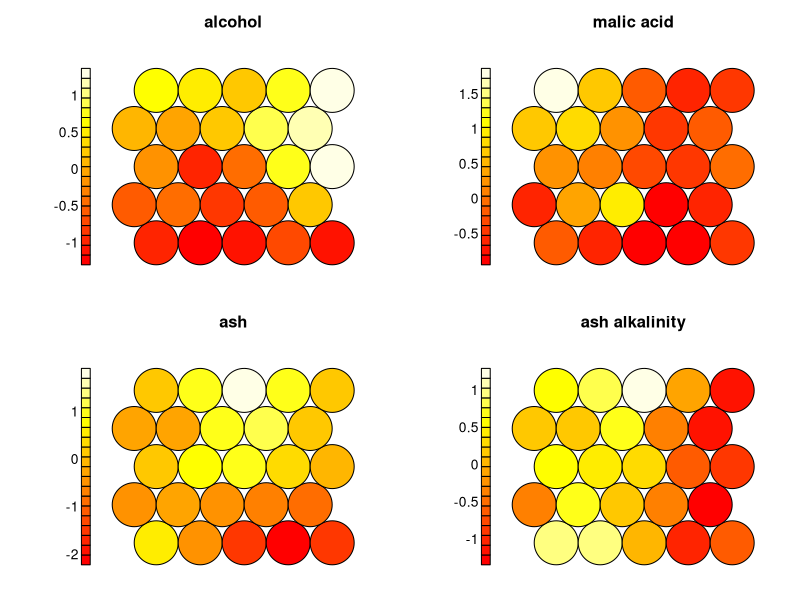

This figure's R source:
library(kohonen)
data(wines)
data <- wines
head(data)

winesdata <- scale(data)
str(winesdata)

index <- sample(1:dim(winesdata)[1],115)
trainData <- winesdata[index,]
testData <- winesdata[-index,]
# idx <- createDataPartition(winesdata$alcohol,p=.7,list = F)
# trainData <- as.list(winesdata[idx,])
# testData <- winesdata[-idx,]
# str(trainData)
# str(testData)

# set.seed(7)
# sommap <- supersom(list(measurements = scale(trainData),
#                         vintages = vintages),
#                    grid = somgrid(6, 4, "hexagonal"))
# obj.dists <- object.distances(sommap, type = "data")
# code.dists <- object.distances(sommap, type = "codes")

result <- som(trainData,grid=somgrid(5,5,'hexagonal'))
names(result)
result$unit.classif

par(mfrow=c(2,2))
result$codes
plot(result,type = 'property',property = result$codes[[1]][,1],
     main = colnames(result$codes[[1]])[1])
plot(result,type = 'property',property = result$codes[[1]][,2],
     main = colnames(result$codes[[1]])[2])
plot(result,type = 'property',property = result$codes[[1]][,3],
     main = colnames(result$codes[[1]])[3])
plot(result,type = 'property',property = result$codes[[1]][,4],
     main = colnames(result$codes[[1]])[4])
